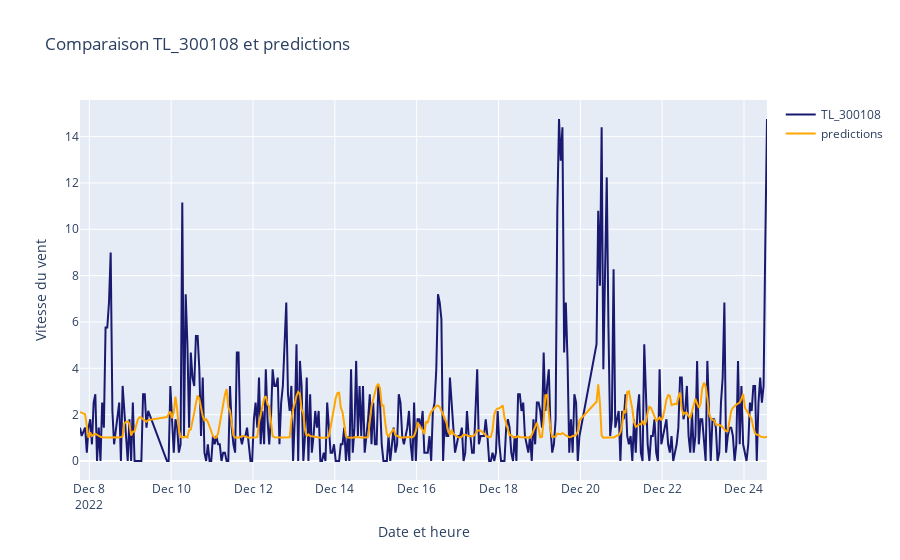

Notebook code cell kept with this figure:
### Code cell
best_model = models[:1].index.to_list()

# Données de test
df_test = df.loc[:int(df.shape[0] * 0.2)]

# Assurez-vous que la colonne 'time' est au bon format
df_test['time'] = pd.to_datetime(df_test['time'])

# Tri par datetime si nécessaire
df_test_sorted = df_test.sort_values(by='time')

# Ajouter les prédictions au DataFrame de test
df_test_sorted['predictions'] = predictions[best_model]

show_comparaison(df_test_sorted,target,'predictions','time')

### Figure 1 — Plotly figure (JSON) as saved in the notebook; plotly's stock layout.template omitted (floating-point values rounded to 4 significant figures; data arrays with more than 128 entries replaced by an {"elided": "..."} marker saying what was removed)
{"data": [{"line": {"color": "MidnightBlue"}, "mode": "lines", "name": "TL_300108", "type": "scatter", "x": {"elided": "382 str values"}, "y": {"elided": "382 float values"}}, {"line": {"color": "orange"}, "mode": "lines", "name": "predictions", "type": "scatter", "x": {"elided": "382 str values"}, "y": {"elided": "382 float values"}}], "layout": {"title": {"text": "Comparaison TL_300108 et predictions"}, "xaxis": {"title": {"text": "Date et heure"}}, "yaxis": {"title": {"text": "Vitesse du vent"}}}}
